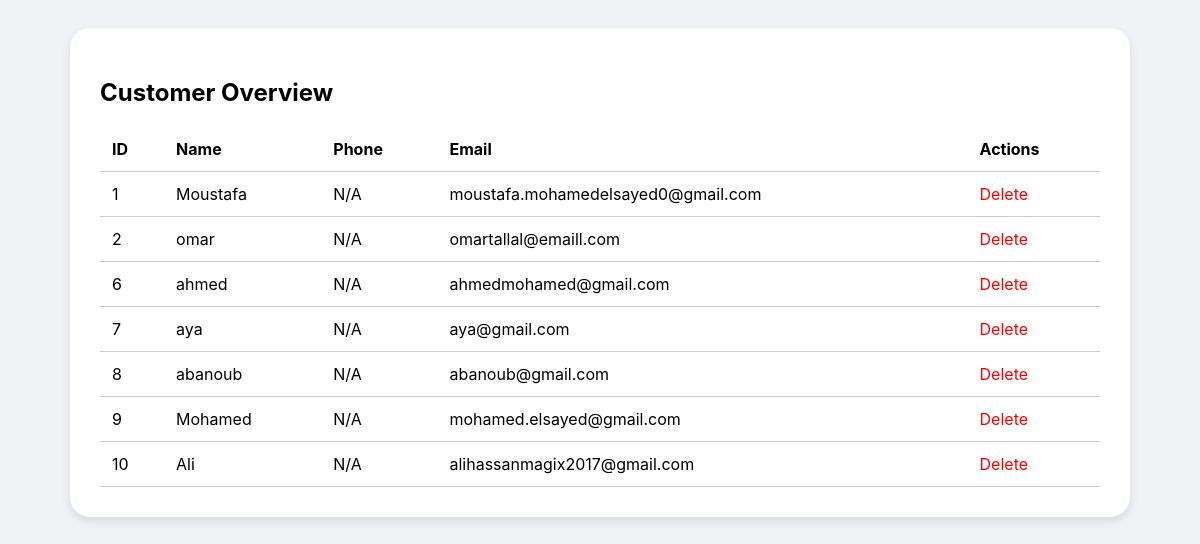
/admin/request/customers/overview.php, run on the app's committed database.
### tables this page shows
CREATE TABLE `customers` (
  `CustomerID` int(11) NOT NULL,
  `FirstName` varchar(50) NOT NULL,
  `LastName` varchar(50) NOT NULL,
  `Email` varchar(100) NOT NULL,
  `PasswordHash` varchar(255) NOT NULL,
  `PhoneNumber` varchar(15) DEFAULT NULL,
  `Address` varchar(255) DEFAULT NULL,
  `City` varchar(100) DEFAULT NULL,
  `Country` varchar(100) DEFAULT NULL,
  `RegistrationDate` timestamp NOT NULL DEFAULT current_timestamp()
);

### admin/request/customers/overview.php (the view, shortened to what this page needs)
<?php
$servername = "localhost";
$username = "root";
$password = "";
$dbname = "carrentalsystem";
try {
    $conn = new mysqli($servername, $username, $password, $dbname);
    $conn->set_charset("utf8mb4");
    $result = $conn->query("SELECT * FROM customers");
    $customers = $result->fetch_all(MYSQLI_ASSOC);
} catch (Exception $e) {
    $errorMessage = "Error: " . $e->getMessage();
}
?>
<!DOCTYPE html>
<html>
<head>
    <link rel="stylesheet" href="../../style/request-style.css">
</head>
<body>
    <div class="form-container">
        <h2>Customer Overview</h2>
        <table>
            <tr>
                <th>ID</th>
                <th>Name</th>
                <th>Phone</th>
                <th>Email</th>
                <th>Actions</th>
            </tr>
            <?php foreach ($customers as $cust): ?>
                <tr>
                    <td><?= htmlspecialchars($cust['CustomerID'] ?? 'N/A') ?></td>
                    <td><?= htmlspecialchars($cust['FirstName'] ?? 'N/A') ?></td>
                    <td><?= htmlspecialchars($cust['PhoneNumber'] ?? 'N/A') ?></td>
                    <td><?= htmlspecialchars($cust['Email'] ?? 'N/A') ?></td>
                    <td>
                        <a href="?delete=<?= $cust['CustomerID'] ?>"
                            onclick="return confirm('Delete this customer?')">Delete</a>
                    </td>
                </tr>
            <?php endforeach; ?>
        </table>
    </div>
</body>
</html>

### admin/style/request-style.css (style rules this page uses)
body { font-family: -apple-system, BlinkMacSystemFont, 'Segoe UI', Roboto, sans-serif; background: #f0f2f5; padding: 20px; }
.form-container { max-width: 1000px; margin: auto; background: white; padding: 30px; border-radius: 20px; box-shadow: 0 4px 10px rgba(0,0,0,0.1); }
table { width: 100%; border-collapse: collapse; margin-top: 20px; }
table th, table td { padding: 12px; border-bottom: 1px solid #ccc; text-align: left; }
table a { color: red; text-decoration: none; }

### data on the page
customers: CustomerID "1", FirstName "Moustafa", PhoneNumber "N/A", Email "moustafa.mohamedelsayed0@gmail.com"
customers: CustomerID "2", FirstName "omar", PhoneNumber "N/A", Email "omartallal@emaill.com"
customers: CustomerID "6", FirstName "ahmed", PhoneNumber "N/A", Email "ahmedmohamed@gmail.com"
customers: CustomerID "7", FirstName "aya", PhoneNumber "N/A", Email "aya@gmail.com"
customers: CustomerID "8", FirstName "abanoub", PhoneNumber "N/A", Email "abanoub@gmail.com"
customers: CustomerID "9", FirstName "Mohamed", PhoneNumber "N/A", Email "mohamed.elsayed@gmail.com"
customers: CustomerID "10", FirstName "Ali", PhoneNumber "N/A", Email "alihassanmagix2017@gmail.com"
